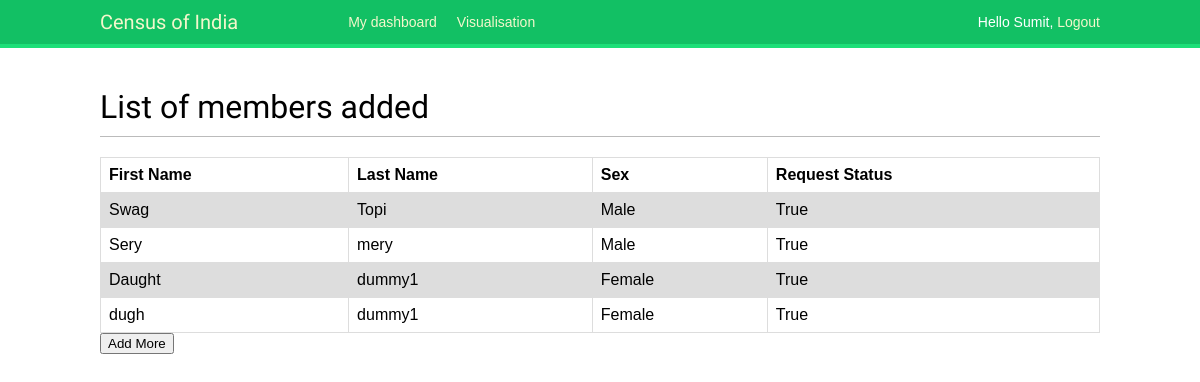
The app's page /memlist/ (signed in) with its own data.
### member/models.py (models this page shows)
class Member(models.Model):
    sex = (('Male','Male'), ('Female', 'Female'))
    employ = (('Student', 'Student'), ('Employed', 'Employed'))
    head = models.ForeignKey(User)
    first_name = models.CharField(max_length=50)
    middle_name = models.CharField(max_length=50)
    last_name = models.CharField(max_length=50)
    dob = models.DateField()
    sex = models.CharField(max_length=10, choices=sex)
    employment_satus = models.CharField(max_length=50, choices=employ)
    adhaar_no = models.CharField(max_length=10)
    request_status = models.BooleanField(default=False)

### member/views.py (the view)
# urls.py: url(r'^memlist/', status),
@login_required
def status(request):
    memdetails = Member.objects.filter(head=request.user)
    return render(request, 'member/memlist.html', {'memlist': memdetails})

### templates/member/memlist.html (shortened to what this page needs)
{% extends "base.html" %}
{% block content %}
    <h1>List of members added</h1>
    <table>
  <tr>
    <th>First Name</th>
    <th>Last Name</th>
    <th>Sex</th>
      <th>Request Status</th>
  </tr>
        {% for mem in memlist %}
  <tr>
    <td>{{ mem.first_name }}</td>
    <td>{{ mem.last_name }}</td>
    <td>{{ mem.sex }}</td>
    <td>{{ mem.request_status }}</td>
  </tr>
        {% endfor %}
</table>
    <a href="/memberadd"><button>Add More</button></a>
{% endblock %}

### templates/base.html (shortened to what this page needs)
{% load staticfiles %}
<!DOCTYPE html>
<html>
<head>
    <link href="{% static "css/base.css" %}" rel="stylesheet">
</head>
<body>
    <div id="header">
        <span class="logo">Census of India</span>
        {% if request.user.is_authenticated %}
        <ul class="menu">
            <li {% if section == "dashboard" %}class="selected"{% endif %}><a href="{% url "dashboard" %}">My dashboard</a></li>
            <li {% if section == "images" %}class="selected"{% endif %}><a href="/">Visualisation</a></li>
        </ul>
        {% endif %}
        <span class="user">
        {% if request.user.is_authenticated %}
            Hello {{ request.user.first_name }}, <a href="{% url "logout" %}">Logout</a>
        {% else %}
            <a href="{% url "login" %}">Log-in /</a>
            <a href="{% url "register" %}">Register</a>
        {% endif %}
        </span>
    </div>
    <div id="content">
        {% block content %}
        {% endblock %}
    </div>
</body>
</html>

### account/static/css/base.css (style rules this page uses)
body { margin:0; padding:0; font-family:helvetica, sans-serif; }
a { color:#12c064; text-decoration:none; }
h1, h2, h3, h4, h5 , h6 { font-family: 'Muli', sans-serif; font-weight:normal; }
h1 { border-bottom:1px solid #bbb; padding:0 0 10px 0; margin:10px 0 20px 0; }
#header { padding:10px 100px; font-size:14px; background:#12c064; color:#fff; border-bottom:4px solid #1cdf78; overflow:auto; }
#header .logo { font-family: 'Muli', sans-serif; float:left; color:#f3f7cc; font-size:20px; margin-right:10%; }
#header ul.menu { list-style:none; float:left; margin:0; padding:0; }
#header ul.menu li { float:left; padding:4px 10px; }
#header a { color:#f3f7cc; }
#header .user { float:right; padding-top:4px; }
#content { padding:30px 100px; }

### templates/member/memlist.html (style rules this page uses)
table { font-family: arial, sans-serif; border-collapse: collapse; width: 100%; }
td, th { border: 1px solid #dddddd; text-align: left; padding: 8px; }
tr:nth-child(even) { background-color: #dddddd; }

### records on screen
Member: first_name "Swag", last_name "Topi", sex "Male", request_status "True"
Member: first_name "Sery", last_name "mery", sex "Male", request_status "True"
Member: first_name "Daught", last_name "dummy1", sex "Female", request_status "True"
Member: first_name "dugh", last_name "dummy1", sex "Female", request_status "True"

### other values on screen
{{ request.user.first_name }} "Sumit"
